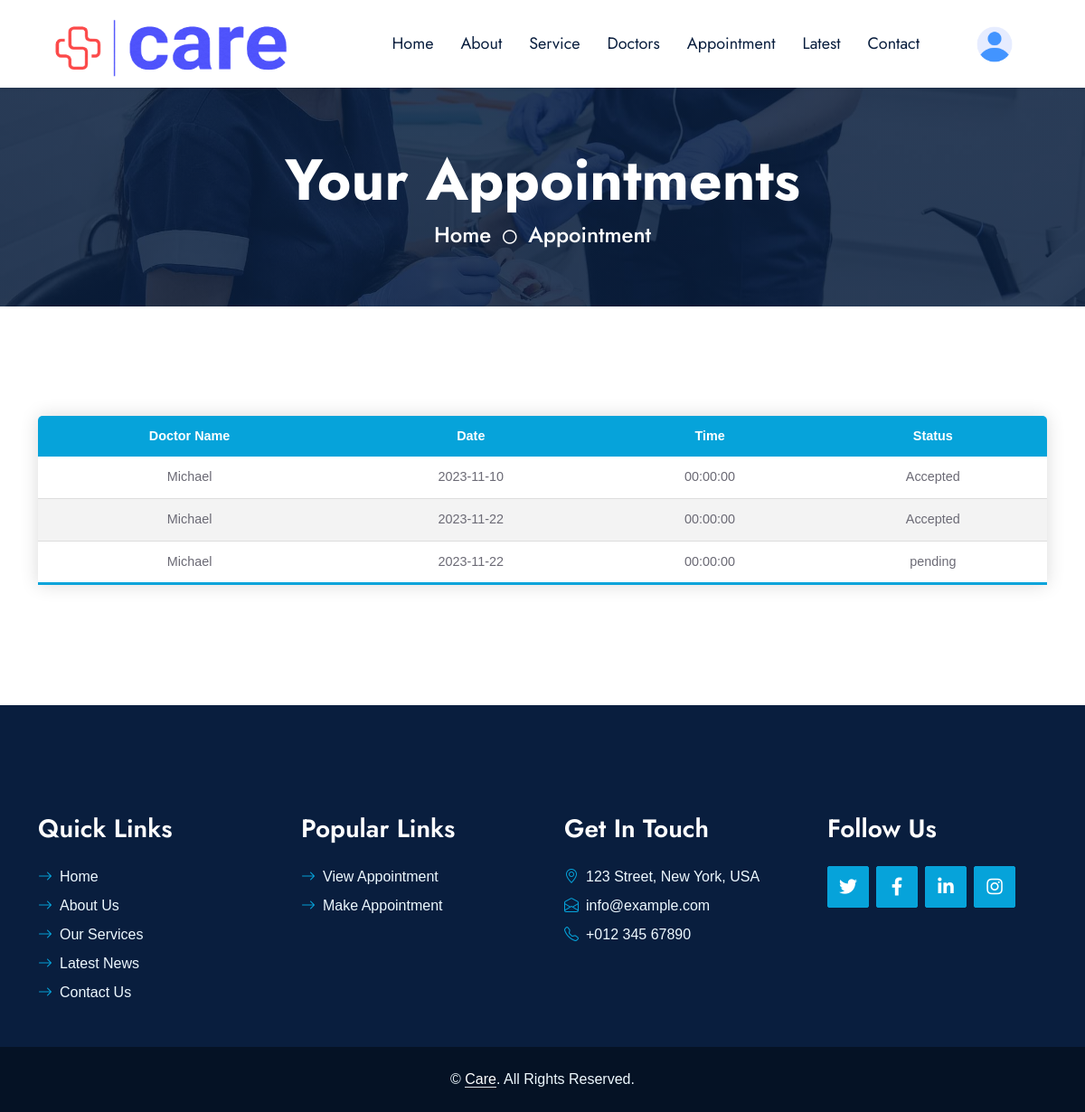
/userside/view_appointment.php (signed in), run on an earlier commit of the app's database.
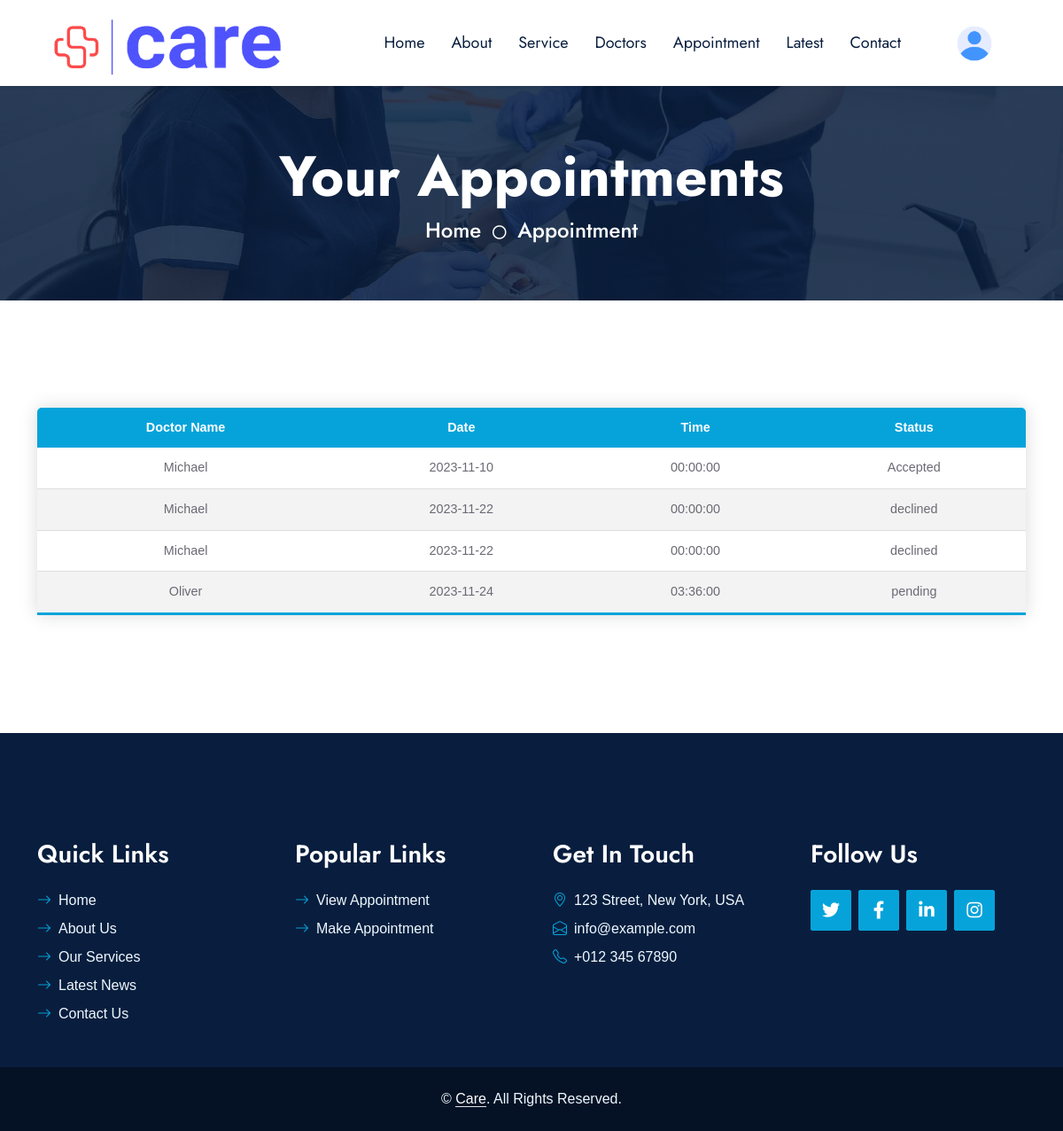
And on a later commit of the database.
### tables this page shows
CREATE TABLE `appointment` (
  `appointment_id` int(11) NOT NULL,
  `patient_id` int(11) NOT NULL,
  `patient_email` varchar(200) NOT NULL,
  `patient_gender` varchar(100) NOT NULL,
  `patient_city` int(100) NOT NULL,
  `date` date NOT NULL,
  `time` time NOT NULL,
  `appointment_status` varchar(50) NOT NULL DEFAULT 'pending',
  `doctor_id` int(11) NOT NULL,
  `patient_age` int(11) NOT NULL
);

CREATE TABLE `doctors` (
  `doctor_id` int(11) NOT NULL,
  `doctor_name` varchar(100) NOT NULL,
  `doctor_email` varchar(100) NOT NULL,
  `doctor_password` varchar(100) NOT NULL,
  `doctor_pic` varchar(500) NOT NULL,
  `doctor_exp` int(11) NOT NULL,
  `doctor_qualification` varchar(100) NOT NULL,
  `doctor_contact` bigint(20) NOT NULL,
  `doctor_degree_pic` varchar(500) NOT NULL,
  `doctor_nic_front_pic` varchar(100) NOT NULL,
  `doctor_nic_back_pic` varchar(100) NOT NULL,
  `doctor_city` int(11) NOT NULL,
  `doctor_whatsapp` bigint(20) NOT NULL,
  `doctor_gender` varchar(100) NOT NULL,
  `status` varchar(50) NOT NULL,
  `doctor_specialization` int(11) NOT NULL
);

### userside/view_appointment.php (the view, shortened to what this page needs)
<?php
include("../admin/connection.php");
$p_id = $_SESSION["p_id"];
$select_appointment = "SELECT * FROM appointment join patients on appointment.patient_id = patients.patient_id join doctors on appointment.doctor_id=doctors.doctor_id where appointment.patient_id= $p_id";
$run_select_appointment = mysqli_query($connection, $select_appointment);
?>
<!DOCTYPE html>
<html lang="en">
<head>
    <link href="https://cdnjs.cloudflare.com/ajax/libs/font-awesome/5.10.0/css/all.min.css" rel="stylesheet">
    <link href="https://cdn.jsdelivr.net/npm/bootstrap-icons@1.4.1/font/bootstrap-icons.css" rel="stylesheet">
    <link href="lib/owlcarousel/assets/owl.carousel.min.css" rel="stylesheet">
    <link href="lib/animate/animate.min.css" rel="stylesheet">
    <link href="lib/tempusdominus/css/tempusdominus-bootstrap-4.min.css" rel="stylesheet" />
    <link href="lib/twentytwenty/twentytwenty.css" rel="stylesheet" />
    <link href="css/bootstrap.min.css" rel="stylesheet">
    <link href="css/style.css" rel="stylesheet">
</head>
<body>
    <?php include("navbar.php"); ?>
    <div class="container-fluid bg-primary py-5 hero-header mb-5">
        <div class="row py-3">
            <div class="col-12 text-center">
                <h1 class="display-3 text-white animated zoomIn">Your Appointments</h1>
                <a href="" class="h4 text-white">Home</a>
                <i class="far fa-circle text-white px-2"></i>
                <a href="" class="h4 text-white"> Appointment</a>
            </div>
        </div>
    </div>
    <div class="container-fluid py-5 wow fadeInUp" data-wow-delay="0.1s">
        <div class="container justify-content-center text-center">
            <table class="content-table w-100 text-center">
                <thead >
                    <tr>
                    <th>Doctor Name</th>
                    <th>Date</th>
                    <th>Time</th>
                    <th>Status</th>
                    </tr>
                </thead>
                <tbody>
                <?php while ($row_appointment = mysqli_fetch_array($run_select_appointment)) { ?>
                        <tr>
                            <td>
                                <?php echo $row_appointment['doctor_name']; ?>
                            </td>
                            <td>
                                <?php echo $row_appointment['date']; ?>
                            </td>
                            <td>
                                <?php echo $row_appointment['time']; ?>
                            </td>
                            <td>
                                <?php echo $row_appointment['appointment_status']; ?>
                            </td>
                        </tr>
                    <?php } ?>
                </tbody>
            </table>
        </div>
    </div>
    <?php
    include('footer.php');
    ?>
</body>
</html>

### userside/navbar.php (shortened to what this page needs)
<?php
if (isset($_SESSION['p_id']) ) {
    $loggedUserDropdownClass = "display-flex";
}
elseif (isset($_SESSION['d_id'])) {
    $loginDropdownClass = "display-none";
    $loggedDoctorDropdownClass = "display-flex";
    $loggedUserDropdownClass = "display-none";
}
else {
    $loginDropdownClass = "display-block";
    $loggedUserDropdownClass = "display-none";
    $loggedDoctorDropdownClass = "display-none";
}
?>
<!DOCTYPE html>
<html lang="en">
<head>
    <link href="https://cdnjs.cloudflare.com/ajax/libs/font-awesome/5.10.0/css/all.min.css" rel="stylesheet">
    <link href="https://cdn.jsdelivr.net/npm/bootstrap-icons@1.4.1/font/bootstrap-icons.css" rel="stylesheet">
    <link href="lib/owlcarousel/assets/owl.carousel.min.css" rel="stylesheet">
    <link href="lib/animate/animate.min.css" rel="stylesheet">
    <link href="lib/tempusdominus/css/tempusdominus-bootstrap-4.min.css" rel="stylesheet" />
    <link href="lib/twentytwenty/twentytwenty.css" rel="stylesheet" />
    <link href="css/bootstrap.min.css" rel="stylesheet">
    <link href="css/style.css" rel="stylesheet">
    <link href="css/index.css" rel="stylesheet">
</head>
<body>
    <nav class="navbar navbar-expand-lg bg-white navbar-light shadow-sm px-5 py-3 py-lg-0">
        <a href="index.html" class="navbar-brand p-0">
            <img class="logo_img" src="img/logo.png" alt="">
        </a>
        <div class="collapse navbar-collapse" id="navbarCollapse">
            <div class="navbar-nav ms-auto py-0">
                <a href="index.php" class="nav-item nav-link ">Home</a>
                <a href="about.php" class="nav-item nav-link">About</a>
                <a href="service.php" class="nav-item nav-link">Service</a>
                <a href="doctors.php" class="nav-item nav-link">Doctors</a>
                <div class="nav-item dropdown">
                    <a href="#" class="nav-link" data-bs-toggle="dropdown">Appointment</a>
                </div>
                <div class="nav-item dropdown">
                    <a href="#" class="nav-link" data-bs-toggle="dropdown">Latest</a>
                </div>
                <a href="contact.php" class="nav-item nav-link">Contact</a>
            </div>
            <div id="logged_user_dropdown" style="position: relative; width:120px;" class="<?php echo $loggedUserDropdownClass; ?> justify-content-center" >
                <a class="nav-link  py-2 px-3 ms-3" href="#" id="navbarDropdown1" role="button"
                    data-bs-toggle="dropdown" aria-expanded="false">
                    <img class="profile_icon" src="../images/profile_icon.png" alt="">
                </a>
            </div>
        </div>
    </nav>
</body>
</html>

### userside/footer.php
<div class="container-fluid bg-dark text-light py-5 wow fadeInUp" data-wow-delay="0.3s" style="margin-top:60px;">
    <div class="container pt-5">
        <div class="row g-5 pt-4">
            <div class="col-lg-3 col-md-6">
                <h3 class="text-white mb-4">Quick Links</h3>
                <div class="d-flex flex-column justify-content-start">
                    <a class="text-light mb-2" href="index.php"><i
                            class="bi bi-arrow-right text-primary me-2"></i>Home</a>
                    <a class="text-light mb-2" href="about.php"><i class="bi bi-arrow-right text-primary me-2"></i>About
                        Us</a>
                    <a class="text-light mb-2" href="service.php"><i class="bi bi-arrow-right text-primary me-2"></i>Our
                        Services</a>
                    <a class="text-light mb-2" href="medical_news.php"><i
                            class="bi bi-arrow-right text-primary me-2"></i>Latest
                        News</a>
                    <a class="text-light" href="contact.php"><i class="bi bi-arrow-right text-primary me-2"></i>Contact
                        Us</a>
                </div>
            </div>
            <div class="col-lg-3 col-md-6">
                <h3 class="text-white mb-4">Popular Links</h3>
                <div class="d-flex flex-column justify-content-start">
                    <a class="text-light mb-2" href="view_appointment.php"><i
                            class="bi bi-arrow-right text-primary me-2"></i>View Appointment</a>
                    <a class="text-light mb-2" href="search_doctor.php"><i
                            class="bi bi-arrow-right text-primary me-2"></i>Make
                        Appointment</a>
                </div>
            </div>
            <div class="col-lg-3 col-md-6">
                <h3 class="text-white mb-4">Get In Touch</h3>
                <p class="mb-2"><i class="bi bi-geo-alt text-primary me-2"></i>123 Street, New York, USA</p>
                <p class="mb-2"><i class="bi bi-envelope-open text-primary me-2"></i>info@example.com</p>
                <p class="mb-0"><i class="bi bi-telephone text-primary me-2"></i>+012 345 67890</p>
            </div>
            <div class="col-lg-3 col-md-6">
                <h3 class="text-white mb-4">Follow Us</h3>
                <div class="d-flex">
                    <a class="btn btn-lg btn-primary btn-lg-square rounded me-2" href="#"><i
                            class="fab fa-twitter fw-normal"></i></a>
                    <a class="btn btn-lg btn-primary btn-lg-square rounded me-2" href="#"><i
                            class="fab fa-facebook-f fw-normal"></i></a>
                    <a class="btn btn-lg btn-primary btn-lg-square rounded me-2" href="#"><i
                            class="fab fa-linkedin-in fw-normal"></i></a>
                    <a class="btn btn-lg btn-primary btn-lg-square rounded" href="#"><i
                            class="fab fa-instagram fw-normal"></i></a>
                </div>
            </div>
        </div>
    </div>
</div>
<div class="container-fluid text-light py-4" style="background: #051225;">
    <div class="container">
        <div class="row g-0">
            <div class="col-md-12 text-center">
                <p class="mb-md-0">&copy; <a class="text-white border-bottom" href="index.php">Care</a>. All
                    Rights Reserved.</p>
            </div>
        </div>
    </div>
</div>

### userside/css/style.css (style rules this page uses)
:root { --primary: #06A3DA; --secondary: #F57E57; --light: #EEF9FF; --dark: #091E3E; }
h1, h2, .font-weight-bold { font-weight: 700 !important; }
h3, h4, .font-weight-semi-bold { font-weight: 600 !important; }
.btn { font-family: 'Jost', sans-serif; font-weight: 600; transition: .5s; }
.btn-primary, .btn-secondary { color: #FFFFFF; }
.btn-lg-square { width: 46px; height: 46px; }
.btn-square, .btn-sm-square, .btn-lg-square { padding-left: 0; padding-right: 0; text-align: center; }
.navbar-light .navbar-nav .nav-link { font-family: 'Jost', sans-serif; padding: 35px 15px; font-size: 18px; color: var(--dark); outline: none; transition: .5s; }
.hero-header { background: linear-gradient(rgba(9, 30, 62, .85), rgba(9, 30, 62, .85)), url(../img/carousel-1.jpg) center center no-repeat; background-size: cover; }

### userside/css/index.css (style rules this page uses)
.logo_img { width: 280px !important; height: 90px !important; }

### userside/view_appointment.php (style rules this page uses)
* { font-family: sans-serif; }
.content-table { border-collapse: collapse; margin: 25px 0; font-size: 0.9em; min-width: 400px; border-radius: 5px 5px 0 0; overflow: hidden; box-shadow: 0 0 20px rgba(0, 0, 0, 0.15); }
.content-table thead tr { background-color: #06A3DA; color: #ffffff; font-weight: bold; }
.content-table th, .content-table td { padding: 12px 15px; }
.content-table tbody tr { border-bottom: 1px solid #dddddd; }
.content-table tbody tr:nth-of-type(even) { background-color: #f3f3f3; }
.content-table tbody tr:last-of-type { border-bottom: 3px solid #06A3DA; }

### userside/navbar.php (style rules this page uses)
.profile_icon { width: 40px; }
.display-flex { display: flex; }

What changed in the data, as far as the page shows it:
changed appointment (number 2 of 4 on the later page): appointment_status "Accepted" → "declined"
changed appointment (number 3 of 4 on the later page): appointment_status "pending" → "declined"
added appointment: doctor.doctor_name "Oliver", date "2023-11-24", time "03:36:00", appointment_status "pending"
